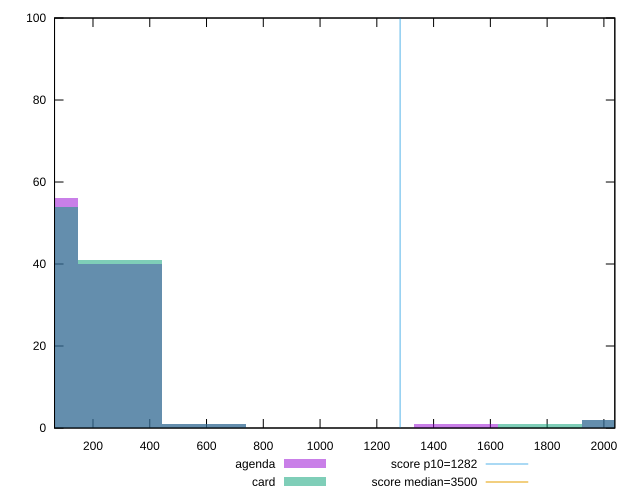

Reproduce this figure in gnuplot.
reset

$agenda <<EOF
1479.1718684144917 1
2070.8406157802883 2
0 56
295.83437368289833 40
591.6687473657967 1
EOF

$card <<EOF
1775.00624209739 1
2070.8406157802883 2
295.83437368289833 41
0 54
591.6687473657967 1
EOF

set key outside below
set boxwidth 295.83437368289833
set xrange [64.49600000000001:2038.5079999999991]
set yrange [0:100]
set trange [0:100]
set style fill transparent solid 0.5 noborder

set parametric
set terminal svg size 640, 500 enhanced background rgb 'white'
set output "report/report_00029_2021-02-24T13-36-40.390Z/bootup-time/comparison/histogram/1_vs_2.svg"

plot $agenda title "agenda" with boxes, \
     $card title "card" with boxes, \
     1282,t title "score p10=1282", \
     3500,t title "score median=3500"

reset
